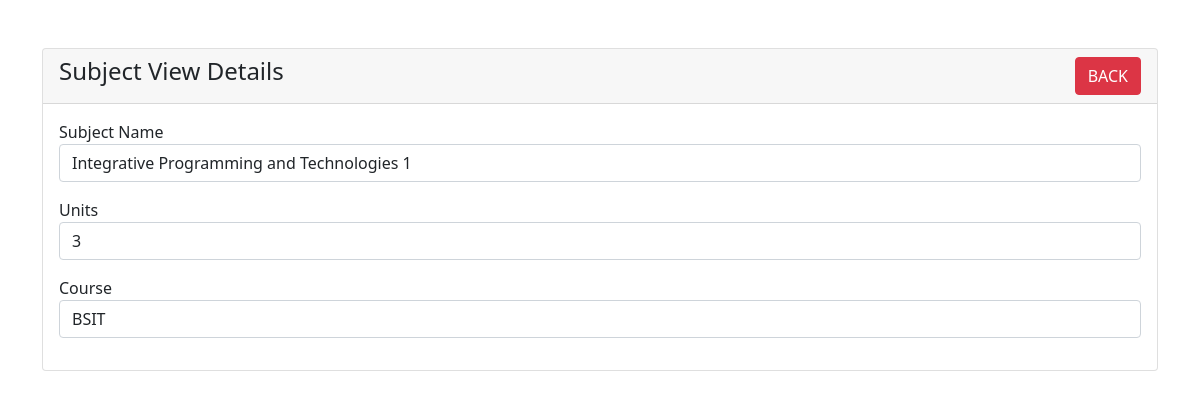
Page /subject-view.php?id=1 on the committed database.
### tables this page shows
CREATE TABLE `subjects` (
  `subject_id` int(6) NOT NULL,
  `subject_name` varchar(191) NOT NULL,
  `units` int(6) NOT NULL,
  `course` varchar(191) NOT NULL
);

### subject-view.php (the view, shortened to what this page needs)
<?php
require 'dbcon.php';
?>
<!doctype html>
<html lang="en">
  <head>
    <link href="https://cdn.jsdelivr.net/npm/bootstrap@5.1.3/dist/css/bootstrap.min.css" rel="stylesheet">
</head>
<body>
    <div class="container mt-5">
        <div class="row">
            <div class="col-md-12">
                <div class="card">
                    <div class="card-header">
                        <h4>Subject View Details
                            <a href="subjects.php" class="btn btn-danger float-end">BACK</a>
                        </h4>
                    </div>
                    <div class="card-body">
                        <?php
                        if(isset($_GET['id']))
                        {
                            $subject_id = mysqli_real_escape_string($con, $_GET['id']);
                            $query = "SELECT * FROM subjects WHERE subject_id='$subject_id' ";
                            $query_run = mysqli_query($con, $query);
                            if(mysqli_num_rows($query_run) > 0)
                            {
                                $subject = mysqli_fetch_array($query_run);
                                ?>
                                    <div class="mb-3">
                                        <label>Subject Name</label>
                                        <p class="form-control">
                                            <?=$subject['subject_name'];?>
                                        </p>
                                    </div>
                                    <div class="mb-3">
                                        <label>Units</label>
                                        <p class="form-control">
                                            <?=$subject['units'];?>
                                        </p>
                                    </div>
                                    <div class="mb-3">
                                        <label>Course</label>
                                        <p class="form-control">
                                            <?=$subject['course'];?>
                                        </p>
                                    </div>
                                <?php
                            }
                            else
                            {
                                echo "<h4>No Such Subject ID Found</h4>";
                            }
                        }
                        ?>
                    </div>
                </div>
            </div>
        </div>
    </div>
</body>
</html>

### rows in the picture
subjects: subject_name "Integrative Programming and Technologies 1", units "3", course "BSIT"
